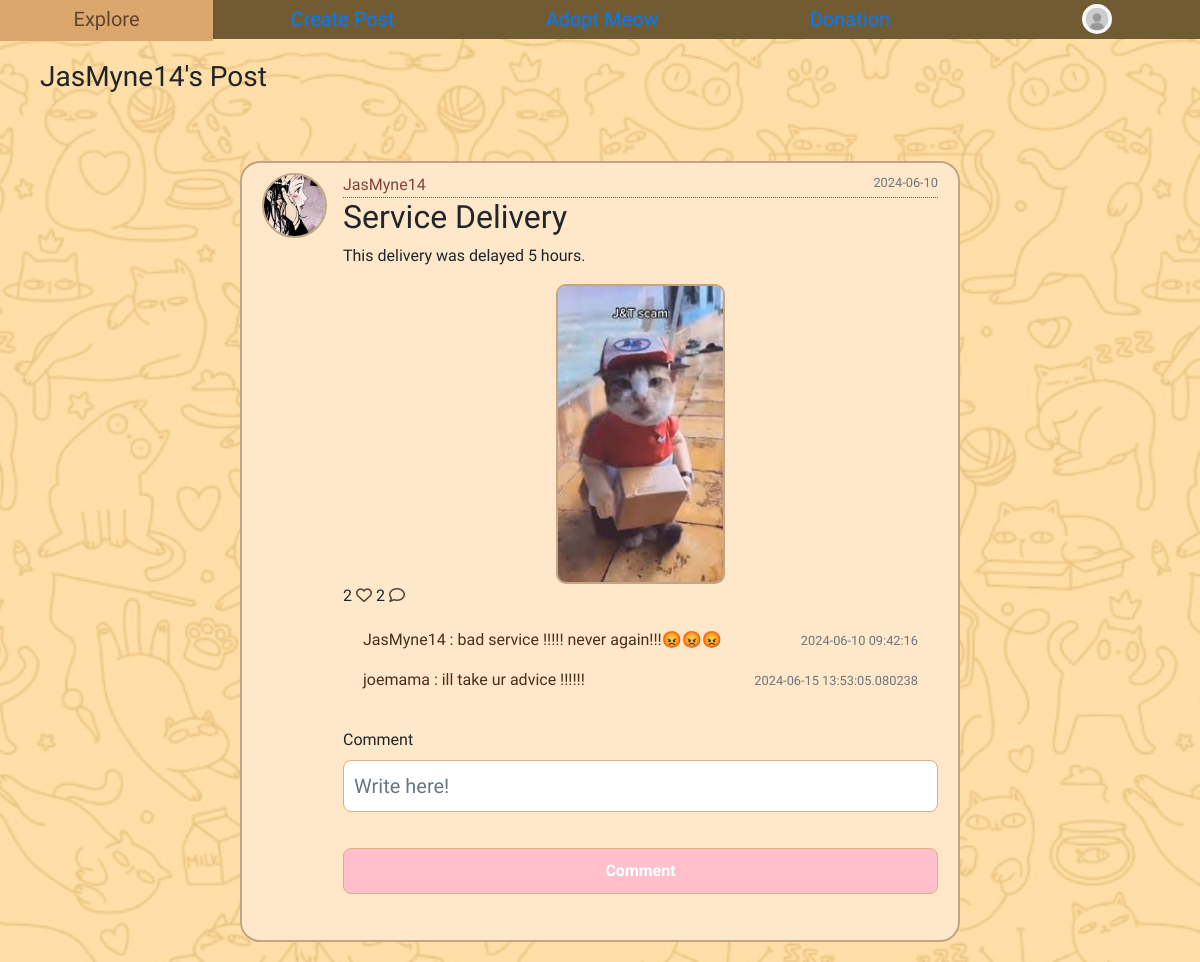
The app's page /4, older data.
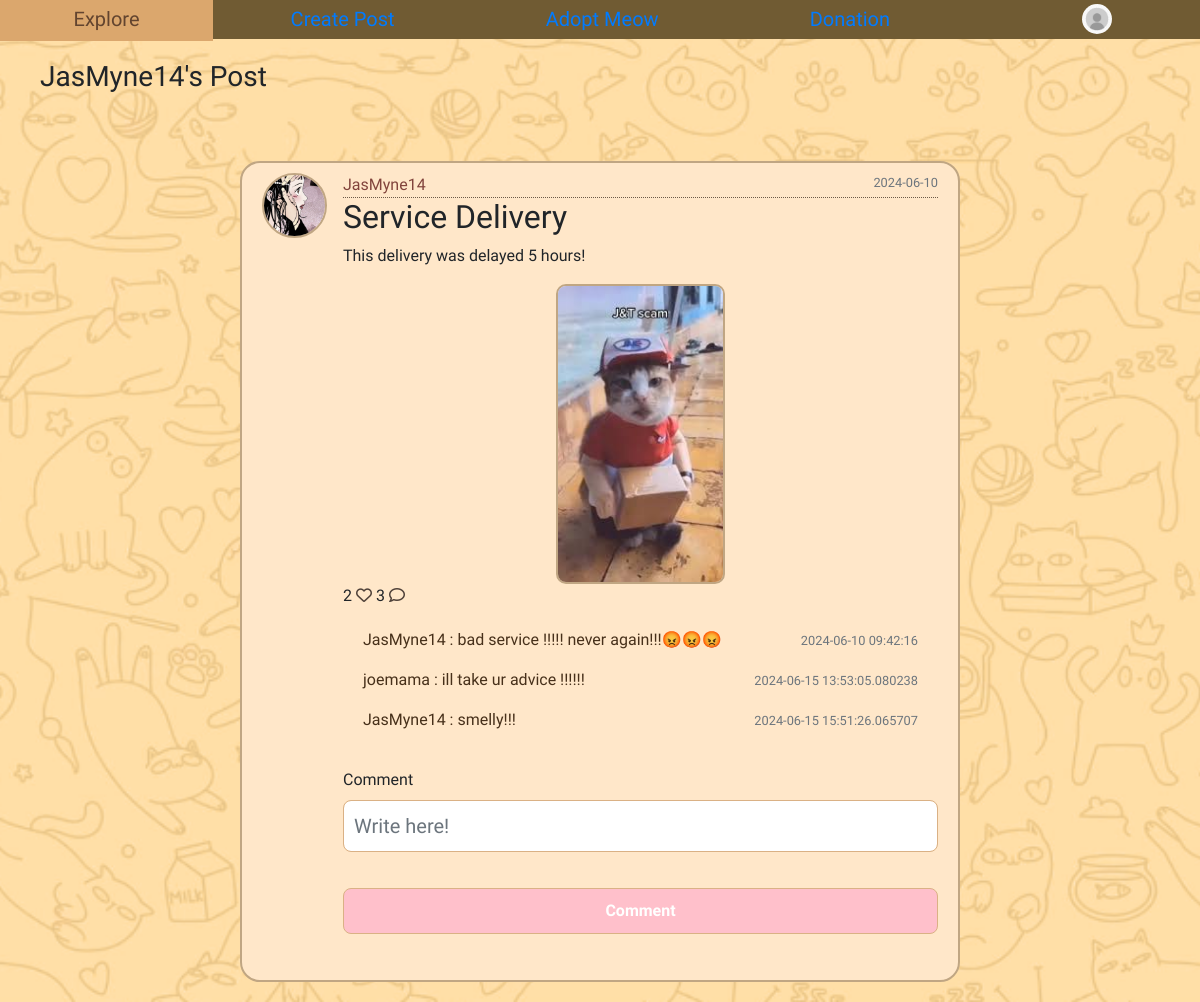
The same page, newer data.
### home/models.py (models this page shows, shortened)
class User(db.Model, UserMixin):
    id = db.Column(db.Integer, primary_key=True)
    fullname = db.Column(db.String(120), unique=True, nullable=False)
    email = db.Column(db.String(20), unique=True, nullable=False)
    username = db.Column(db.String(120), unique=True, nullable=False)
    password1 = db.Column(db.String(255), nullable=False)
    password2 = db.Column(db.String(255), nullable=False)
    state = db.Column(db.String(120), nullable=False)
    phonenumber = db.Column(db.String(20), unique=True, nullable=False)
    profile_pic = db.Column(db.String(255), nullable=True)
    unread_notification_count = db.Column(db.Integer, default=0)
    posts = db.relationship('Post', backref='author', lazy=True)
    comments = db.relationship('Comment', backref='author', lazy=True)
    likes = db.relationship('Like', backref='author', lazy=True)
    cats = db.relationship('Cat', backref='owner', lazy=True)
    adoption_notification = db.relationship('AdoptionNotification', backref='cat', lazy=True)

class Post(db.Model):
    id = db.Column(db.Integer, primary_key = True)
    title = db.Column(db.String(255), nullable =False)
    content = db.Column(db.Text, nullable=False)
    date = db.Column(db.DateTime(timezone=True), nullable=False, default=datetime.utcnow)
    user_id = db.Column(db.Integer, db.ForeignKey('user.id'), nullable=False)
    file = db.Column(db.String(255), nullable=True)
    comments = db.relationship('Comment', backref='post', lazy=True, cascade="all, delete-orphan")
    likes = db.relationship('Like', backref='post', lazy=True, cascade="all, delete-orphan")

class Comment(db.Model):
    id = db.Column(db.Integer, primary_key = True)
    text = db.Column(db.String(200), nullable=False)
    date = db.Column(db.DateTime(timezone=True), nullable=False, default=datetime.utcnow)
    user_id = db.Column(db.Integer, db.ForeignKey('user.id', ondelete='CASCADE'), nullable=False)
    post_id = db.Column(db.Integer, db.ForeignKey('post.id'), nullable=False)

### home/views.py (the view)
@views.route('/<int:post_id>')
def post(post_id):
    profile_pic= url_for('static', filename='default.jpg')
    if current_user.is_authenticated and current_user.profile_pic is not None:
        profile_pic = url_for('static', filename='profile_pics/' + current_user.profile_pic)
    form = CommentForm()
    post = Post.query.get_or_404(post_id)
    comments = Comment.query.all()
    return render_template('post.html', title=post.title, post=post, form=form, comments=comments, profile_pic=profile_pic)

### home/forms.py
class CommentForm(FlaskForm):
    text = StringField('Comment', validators=[DataRequired()])
    submit = SubmitField('Comment')

### home/templates/post.html (shortened to what this page needs)
<!DOCTYPE html>
<html>
<head>
  <link rel="stylesheet" href="https://maxcdn.bootstrapcdn.com/bootstrap/4.0.0/css/bootstrap.min.css">
  <link rel='stylesheet' type='text/css' media='screen' href="{{url_for('static',filename='main.css')}}">
  <div class="navigation">
    <div class="topnav">
      <a href="/mainpage">Explore</a>
      <a href="/createpost">Create Post</a>
      <a href="/adoptmeow">Adopt Meow</a>
      <a href="/donation">Donation</a>
    </div>
    <div class="dropdown">
      <button class="dropbtn">
        <img src="{{ profile_pic }}" class="profilepic">
      </button>
    </div>
  </div>
</head>
<body class="indvpost">
    <br />
    <div class="main">
        <ul>
            <h3>{{ post.author.username }}'s Post</h3>
        </ul>
        <div class="row">
            <div class="col-md-8">
            </div>
        </div>
        <article class="media content-section">
            {% if post.author.profile_pic %}
                <img class="rounded-circle article-img" src="{{ url_for('static', filename='profile_pics/'+ post.author.profile_pic) }}">
            {% else %}
                <img class="rounded-circle article-img" src="{{ url_for('static', filename='default.jpg') }}">
            {% endif %}
        <div class="media-body">
                <div class="article-metadata">
                    <a class="mr-2" href="{{ url_for('views.profiledisplay', username=post.author.username) }}">{{ post.author.username }}</a>
                    <small class="text-muted">{{ post.date.strftime('%Y-%m-%d') }}</small>
                </div>
                <h2><a class="article-title">{{ post.title }}</a></h2>
                <p class="article-content">{{ post.content }}</p>
                <div class="post-image">
                {% if post.file %}
                    <img src="{{ post.file }}" alt="uploaded image">
                {% endif %}
                </div>
                <div>
                    {{ post.likes|length }}
                    {% if current_user in post.likes|map(attribute="author")|list %}
                    <a href="/like-post/{{post.id}}"><i class="fa-sharp fa-solid fa-paw" style="color: #e0709b;"></i></a>
                  {% else %}
                  <a href="/like-post/{{post.id}}"><i class="fa-regular fa-heart" style="color: #4f4139;"></i></a>
                  {% endif %}
                  <span />
                  {{ post.comments|length }}
                  <a href="/{{post.id}}"><i class="fa-regular fa-comment" style="color: #4f4139;"></i></a>
                </div>
                <div class="text-body">
                    <div class="" id="comments-{{post.id}}">
                        <div class="card-body" id="comments-expanded-{{post.id}}">
                            {% for comment in post.comments %}
                            <div class="d-flex justify-content-between align-item-center">
                                <div>
                                    <p>{{comment.author.username}} :
                                    {{comment.text}}</p>
                                </div>
                                <div>
                                    <small class="text-muted">{{comment.date}}</small>
                                </div>
                            </div>
                            {% endfor %}
                        </div>
                    </div>
                </div>
                <form method="POST" action="/create-comment/{{post.id}}">
                    <fieldset class="form-group">
                        <div class="form-group">
                            {{ form.text.label(class="form-control-label") }}
                            {% if form.text.errors %}
                                {{ form.text(class="form-control form-control-lg is-invalid") }}
                                <div class="invalid-feedback">
                                    {% for error in form.text.errors %}
                                        <span>{{ error }}</span>
                                    {% endfor %}
                                </div>
                            {% else %}
                                {{ form.text(class="form-control form-control-lg", placeholder="Write here!") }}
                            {% endif %}
                        </div>
                    </fieldset>
                    <div class="form-group">
                        {{ form.submit(class="btn btn-outline-info") }}
                    </div>
                </form>
            </div>
        </article>
    </div>
</body>
</html>

### home/static/main.css (style rules this page uses)
body { margin: 0; padding: 0; overflow-x: hidden; background-color: #ffdc9c; margin-top: 9%; font-family: 'Short Stack'; }
.navigation { display: flex; justify-content: space-between; align-items: center; padding: 0px; position: fixed; top: 0px; width: 100%; background-color: #705b33; z-index: 1; width: 100%; }
.topnav { background-color: #705b33; flex-grow: 1; color: #f9e4c5; }
.topnav a { text-align: center; padding: 10px 7.4%; text-decoration: none; font-size: 20px; }
.topnav::after { content: ""; display: table; clear: both; }
.dropdown { position: relative; background-color: #705b33; }
.dropbtn { display: flex; align-items: center; background-color: #705b33; color: rgb(255, 209, 216); padding: 2.1% 80px; font-size: 20px; border: none; cursor: pointer; text-decoration: none; }
.row { text-align: center; margin-left: 1%; }
.content-section { background: #ffe7c9; padding: 10px 20px; border: 2px solid #c0a683; border-radius: 20px; margin-top: 50px; margin-bottom: 20px; margin-left: 20%; margin-right: 20%; }
.article-title { color: #553b29; }
.article-content { white-space: pre-line; }
.article-img { height: 65px; width: 65px; margin-right: 16px; }
.article-metadata a { color:#82443c; padding-bottom: 1px; margin-bottom: 4px; }
.article-metadata { border-bottom: 1px dotted #6c5a47 }
.rounded-circle { border: #c0a683 solid 2px; }
.post-image img { border: #c0a683 solid 2px; border-radius: 10px; }
.post-image { display:flex; align-items: center; justify-content: center; }
.article-metadata small { float:right; color:#47301a; }
.text-body, .card-body a { color:#47301a; }
.post-image img { max-width: 500px; max-height: 300px; }
.indvpost { background-image: url(photos/mainpagebg.png); background-size: cover; background-position: center; background-attachment: fixed; margin-top: 3%; }
input[type="text"], input[type="email"], input[type="file"], input[type="submit"], select { width: 100%; padding: 10px; margin-bottom: 20px; border-radius: 8px; border: 1px solid #dab185; box-sizing: border-box; }
input[type="submit"] { background-color: #FFC0CB; color: #ffffff; font-weight: bold; cursor: pointer; }
.profilepic { width: 30px; height: 30px; border-radius: 50%; margin-right: 8px; margin-left: 8px; }

Row changes from the older to the newer data that the page shows:
changed Post "Service Delivery": content "This delivery was delayed 5 hours." → "This delivery was delayed 5 hours!"
added Comment: author.username "JasMyne14", text "smelly!!!", date "2024-06-15 15:51:26.065707"
Text that changed along with them:
{{ post.comments|length }}: "2" → "3"
